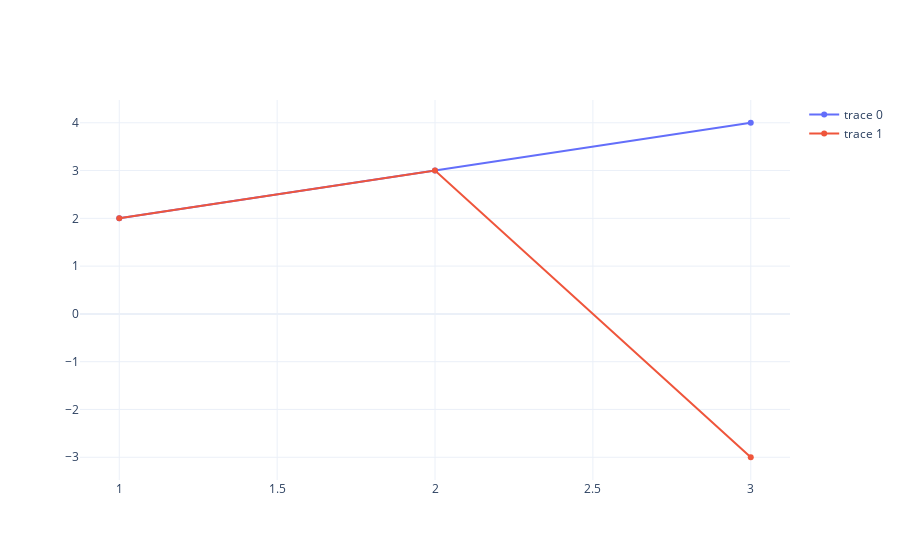

Write notebook code for a chart like this one.
### Code cell
fig.add_trace(go_scatter1).add_trace(go_scatter2)

### Figure 1 — Plotly figure (JSON) as saved in the notebook; plotly's stock layout.template omitted (floating-point values rounded to 4 significant figures)
{"data": [{"type": "scatter", "x": [1, 2, 3], "y": [2, 3, 4]}, {"type": "scatter", "x": [1, 2, 3], "y": [2, 3, -3]}], "layout": {"autosize": true, "xaxis": {"autorange": true, "range": [0.8814, 3.119], "type": "linear"}, "yaxis": {"autorange": true, "range": [-3.578, 4.578], "type": "linear"}}}
